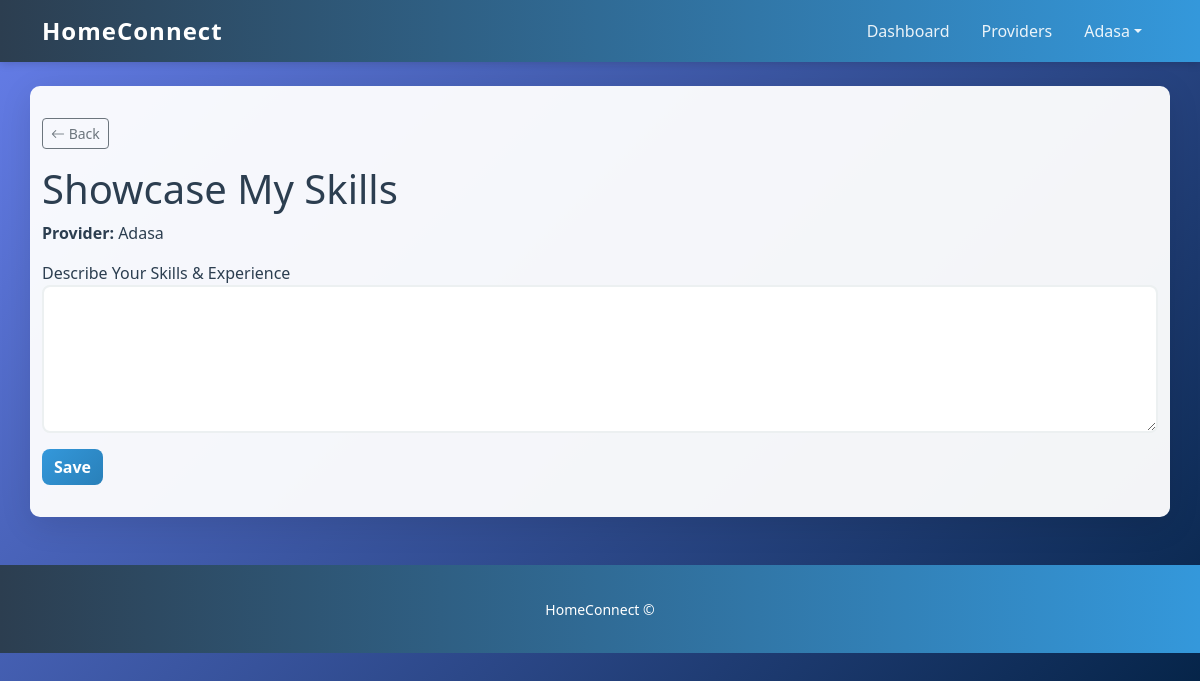
The page /provider/showcase/ (signed in) on the database as committed earlier.
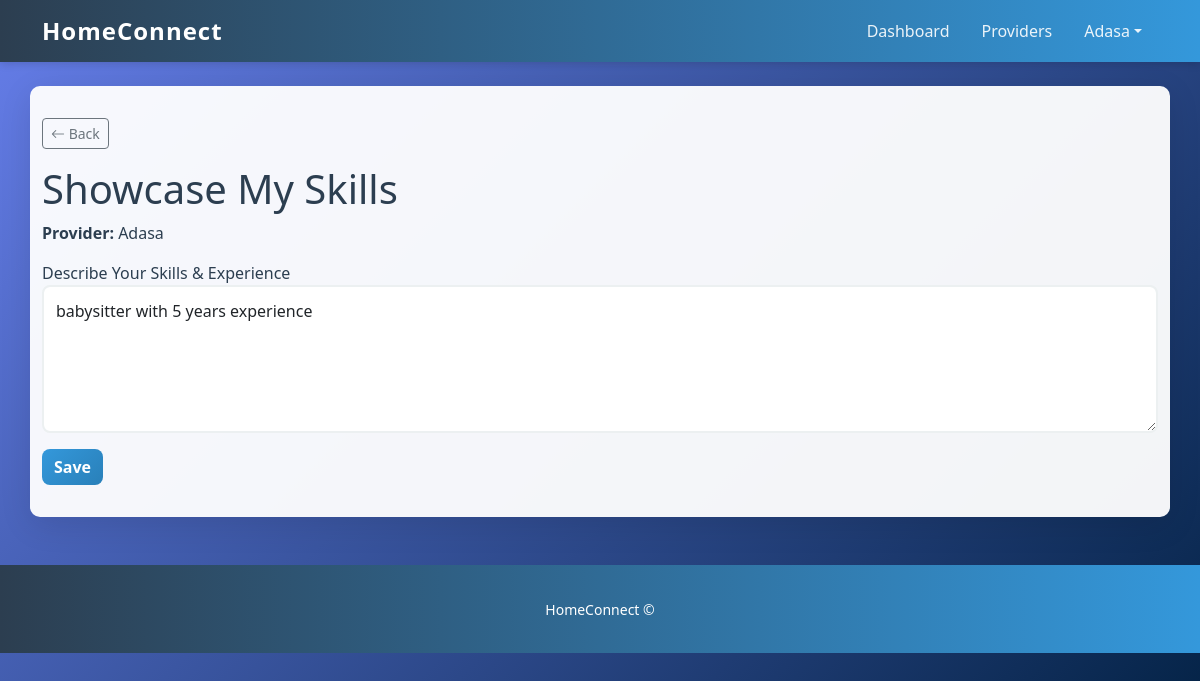
The same page on the database as committed later.
### accounts/models.py (models this page shows, shortened)
class ServiceProvider(models.Model):
    user = models.OneToOneField(
        settings.AUTH_USER_MODEL,
        on_delete=models.CASCADE,
        related_name="provider_profile"
    )
    company_name = models.CharField(max_length=150, blank=True)
    skills = models.TextField(
        blank=True,
        help_text="Describe your skills, experience, or services you provide."
    )
    experience_years = models.PositiveIntegerField(default=0)
    portfolio_image = models.ImageField(
        upload_to="provider_portfolio/",
        blank=True,
        null=True
    )
    services = models.ManyToManyField(
        Service,
        blank=True,
        related_name='providers'
    )

class User(AbstractUser):
    USER_TYPES = [
        ('homeowner', 'Homeowner'),
        ('service_provider', 'Service Provider'),
    ]
    user_type = models.CharField(
        max_length=20,
        choices=USER_TYPES,
        default='homeowner'
    )
    bio = models.TextField(blank=True, null=True)
    profile_image = models.ImageField(
        upload_to='profile_images/',
        blank=True,
        null=True
    )
    phone = models.CharField(max_length=30, blank=True, null=True)
    location = models.CharField(max_length=255, blank=True, null=True)
    city = models.CharField(max_length=100, blank=True, null=True)
    services = models.ManyToManyField(
        Service,
        related_name='users',
        blank=True
    )

### accounts/views.py (the view)
# urls.py: path('provider/showcase/', views.provider_showcase_view, name='provider_showcase'),
@login_required
def provider_showcase_view(request):
    if request.user.user_type != "service_provider":
        messages.error(request, "Unauthorized access.")
        return redirect("services:dashboard")
    provider = request.user.provider_profile
    form = ProviderSkillsForm(
        request.POST or None,
        instance=provider
    )
    if request.method == "POST":
        if form.is_valid():
            form.save()
            messages.success(request, "Skills updated successfully.")
            return redirect("accounts:provider_showcase")
    return render(
        request,
        "accounts/provider_showcase.html",
        {"form": form, "provider": provider},
    )

### accounts/forms.py
class ProviderSkillsForm(forms.ModelForm):
    class Meta:
        model = ServiceProvider
        fields = ['skills']
        widgets = {
            'skills': forms.Textarea(attrs={'class': 'form-control', 'rows': 5})
        }

### templates/accounts/provider_showcase.html (shortened to what this page needs)
{% extends 'base.html' %}
{% block content %}
<h1>Showcase My Skills</h1>
<p><strong>Provider:</strong> {{ provider.company_name|default:provider.user.username }}</p>
<form method="POST">
    <div class="form-group">
        <label for="skills">Describe Your Skills & Experience</label>
        {{ form.skills }}
    </div>
    <button class="btn btn-primary mt-3">Save</button>
</form>
{% endblock %}

Rows that differ between the two databases and show on the page:
changed ServiceProvider "Adasa": skills (not shown) → "babysitter with 5 years experience"
